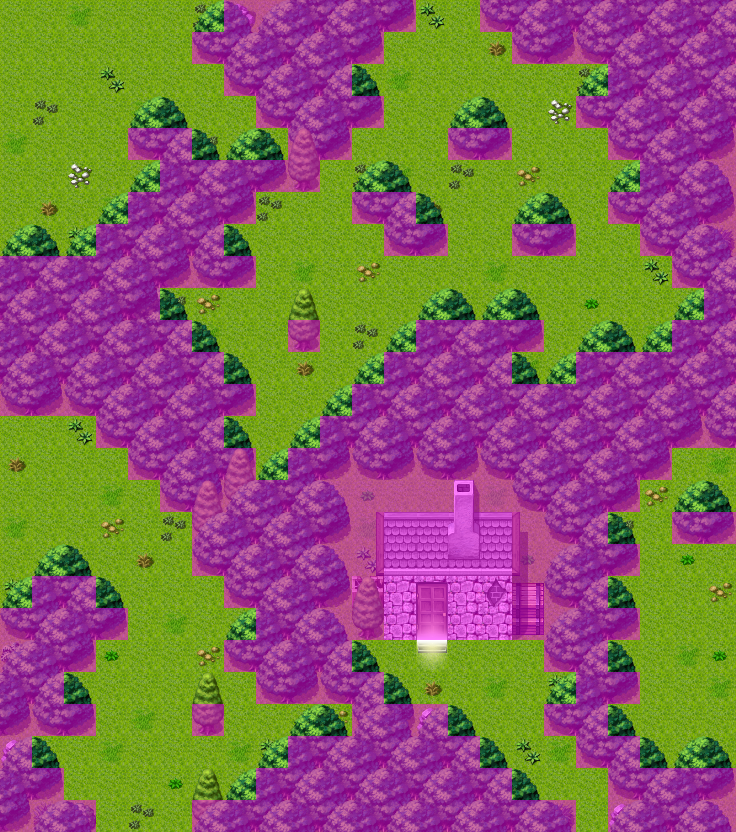

A 2D game scene composited from a Tiled map and its tileset images. What follows is a short description and the map's XML, with each tile layer's data collapsed to a summary:
An orthogonal 23x26 tile map with 32x32 px tiles, 4 tile layers (Ground, Objects, Above, Walkable), 18 tilesets and 16 objects (8x mapchange, 4x spawn, 2x key, sign, script).

<map version="1.0" orientation="orthogonal" width="23" height="26" tilewidth="32" tileheight="32">
    <properties>
        <property name="outdoors" value="1" />
    </properties>
    <tileset firstgid="1" name="map_6" tilewidth="32" tileheight="32">
        <image source="../drawable/map_6.png" />
    </tileset>
    <tileset firstgid="65" name="map_19" tilewidth="32" tileheight="32">
        <image source="../drawable/map_19.png" />
    </tileset>
    <tileset firstgid="129" name="map_29" tilewidth="32" tileheight="32">
        <image source="../drawable/map_29.png" />
    </tileset>
    <tileset firstgid="193" name="map_4" tilewidth="32" tileheight="32">
        <image source="../drawable/map_4.png" />
    </tileset>
    <tileset firstgid="257" name="map_16" tilewidth="32" tileheight="32">
        <image source="../drawable/map_16.png" />
    </tileset>
    <tileset firstgid="321" name="map_3" tilewidth="32" tileheight="32">
        <image source="../drawable/map_3.png" />
    </tileset>
    <tileset firstgid="385" name="map_5" tilewidth="32" tileheight="32">
        <image source="../drawable/map_5.png" />
    </tileset>
    <tileset firstgid="449" name="map_17" tilewidth="32" tileheight="32">
        <image source="../drawable/map_17.png" />
    </tileset>
    <tileset firstgid="513" name="map_26" tilewidth="32" tileheight="32">
        <image source="../drawable/map_26.png" />
    </tileset>
    <tileset firstgid="577" name="map_1" tilewidth="32" tileheight="32">
        <image source="../drawable/map_1.png" />
    </tileset>
    <tileset firstgid="641" name="map_18" tilewidth="32" tileheight="32">
        <image source="../drawable/map_18.png" />
    </tileset>
    <tileset firstgid="705" name="map_20" tilewidth="32" tileheight="32">
        <image source="../drawable/map_20.png" />
    </tileset>
    <tileset firstgid="769" name="map_27" tilewidth="32" tileheight="32">
        <image source="../drawable/map_27.png" />
    </tileset>
    <tileset firstgid="833" name="map_21" tilewidth="32" tileheight="32">
        <image source="../drawable/map_21.png" />
    </tileset>
    <tileset firstgid="897" name="map_8" tilewidth="32" tileheight="32">
        <image source="../drawable/map_8.png" />
    </tileset>
    <tileset firstgid="961" name="map_7" tilewidth="32" tileheight="32">
        <image source="../drawable/map_7.png" />
    </tileset>
    <tileset firstgid="1025" name="map_0" tilewidth="32" tileheight="32">
        <image source="../drawable/map_0.png" />
    </tileset>
    <tileset firstgid="1089" name="map_2" tilewidth="32" tileheight="32">
        <image source="../drawable/map_2.png" />
    </tileset>
    <layer name="Ground" width="23" height="26">
        <data>[598 cells, 598 non-empty, 6 distinct tile ids]</data>
    </layer>
    <layer name="Objects" width="23" height="26">
        <data>[598 cells, 179 non-empty, 23 distinct tile ids]</data>
    </layer>
    <layer name="Above" width="23" height="26">
        <data>[598 cells, 113 non-empty, 12 distinct tile ids]</data>
    </layer>
    <layer name="Walkable" width="23" height="26">
        <data>[598 cells, 323 non-empty, 1 distinct tile ids]</data>
    </layer>
    <objectgroup name="Mapevents" visible="0">
        <object name="south2" type="mapchange" x="576" y="800" width="32" height="32">
            <properties>
                <property name="map" value="wild9" />
                <property name="place" value="north2" />
            </properties>
        </object>
        <object name="south1" type="mapchange" x="96" y="800" width="96" height="32">
            <properties>
                <property name="map" value="wild9" />
                <property name="place" value="north1" />
            </properties>
        </object>
        <object name="east2" type="mapchange" x="704" y="544" width="32" height="224">
            <properties>
                <property name="map" value="fallhaven_sw" />
                <property name="place" value="west2" />
            </properties>
        </object>
        <object name="east1" type="mapchange" x="704" y="448" width="32" height="64">
            <properties>
                <property name="map" value="fallhaven_sw" />
                <property name="place" value="west1" />
            </properties>
        </object>
        <object name="north1" type="mapchange" x="0" y="0" width="224" height="32">
            <properties>
                <property name="map" value="wild3" />
                <property name="place" value="south2" />
            </properties>
        </object>
        <object name="west1" type="mapchange" x="0" y="32" width="32" height="224">
            <properties>
                <property name="map" value="wild5" />
                <property name="place" value="east1" />
            </properties>
        </object>
        <object name="west2" type="mapchange" x="0" y="416" width="32" height="192">
            <properties>
                <property name="map" value="wild5" />
                <property name="place" value="east2" />
            </properties>
        </object>
        <object name="north2" type="mapchange" x="416" y="0" width="64" height="32">
            <properties>
                <property name="map" value="gapfiller4" />
                <property name="place" value="south" />
            </properties>
        </object>
        <object name="sign_whitecabin" type="sign" x="416" y="640" width="32" height="32" />
        <object name="chk_wild_berry" type="script" x="416" y="0" width="64" height="32">
            <properties>
                <property name="when" value="always" />
            </properties>
        </object>
    </objectgroup>
    <objectgroup name="Spawn">
        <object name="forestant" type="spawn" x="640" y="480" width="32" height="64">
            <properties>
                <property name="quantity" value="2" />
                <property name="spawngroup" value="forestant" />
            </properties>
        </object>
        <object name="forestbeetle" type="spawn" x="608" y="544" width="64" height="224">
            <properties>
                <property name="quantity" value="2" />
                <property name="spawngroup" value="forestbeetle" />
            </properties>
        </object>
        <object name="giant_snake" type="spawn" x="192" y="704" width="160" height="96">
            <properties>
                <property name="active" value="false" />
                <property name="spawngroup" value="giant_snake" />
            </properties>
        </object>
        <object name="wild_berry" type="spawn" x="160" y="160" width="544" height="288">
            <properties>
                <property name="active" value="false" />
                <property name="quantity" value="3" />
                <property name="spawngroup" value="wild_berry" />
            </properties>
        </object>
    </objectgroup>
    <objectgroup name="Keys" visible="0">
        <object name="dummy_key" type="key" x="192" y="736" width="32" height="32">
            <properties>
                <property name="phrase" value="dummy_key" />
                <property name="requireId" value="andor" />
                <property name="requireType" value="questProgress" />
                <property name="requireValue" value="1" />
            </properties>
        </object>
        <object name="dummy_key" type="key" x="224" y="704" width="32" height="32">
            <properties>
                <property name="phrase" value="dummy_key" />
                <property name="requireId" value="andor" />
                <property name="requireType" value="questProgress" />
                <property name="requireValue" value="1" />
            </properties>
        </object>
    </objectgroup>
</map>
